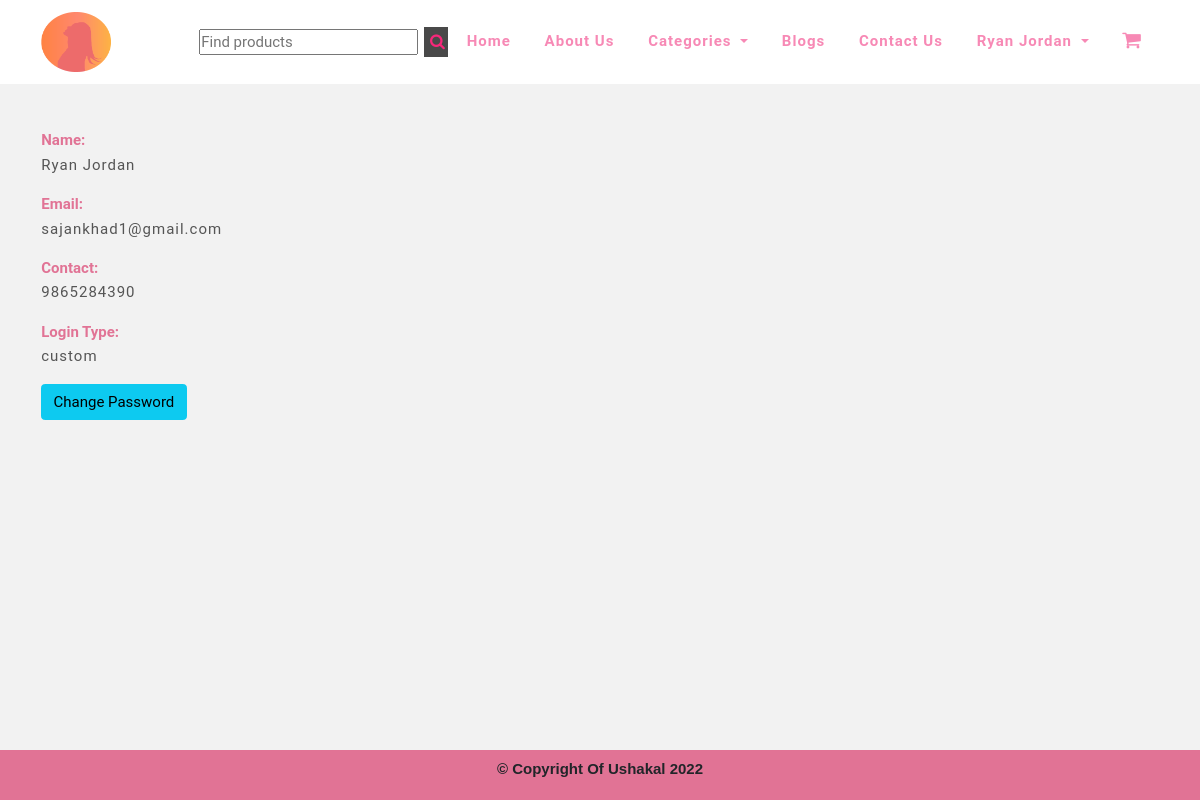
Screenshot of /public/profile.php (signed in) with the database file from the repository.
### tables this page shows
CREATE TABLE `customers` (
  `cus_id` bigint(20) NOT NULL,
  `email` varchar(255) NOT NULL,
  `password` varchar(255) NOT NULL,
  `name` varchar(255) NOT NULL,
  `login_type` varchar(255) NOT NULL,
  `contact` text NOT NULL
);

### classes/dbh.class.php (called while the page is built)
<?php
class Dbh {
    private $host = "localhost";
    private $user = "root";
    private $pwd = "";
    private $dbName = "project";
    public function connect () {
        $dsn = 'mysql:host=' . $this->host . ';dbname=' . $this->dbName;
        try{
        $pdo = new PDO($dsn, $this->user, $this->pwd);
        $pdo->setAttribute(PDO::ATTR_DEFAULT_FETCH_MODE, PDO::FETCH_ASSOC);
        $pdo->setAttribute(PDO::ATTR_ERRMODE, PDO::ERRMODE_EXCEPTION);
        return $pdo;
        }catch (PDOException $e){
            echo 'Connection failed: ' . $e->getMessage();
        }
    }
}

### classes/customer.class.php (called while the page is built, shortened)
<?php
require_once "../classes/dbh.class.php";
class Customer extends Dbh{
    public function selected($email) {
        $sql = "SELECT * FROM `customers` WHERE email = ?";
        $stmt = $this->connect()->prepare($sql);
        $stmt->execute([$email]);
        $result = $stmt->fetch();
        return $result;
    }
    public function customerDetails($id) {
        $sql = "SELECT name FROM `customers` WHERE cus_id = ?";
        $stmt = $this->connect()->prepare($sql);
        $stmt->execute([$id]);
        $result = $stmt->fetch();
        return $result;
    }
}

### public/profile.php (the view, shortened to what this page needs)
<?php
require_once "layout/header.php";
$CUSTOMER = new Customer();
$cus_data = $CUSTOMER->selected($_SESSION['customer']);
if(is_array($cus_data)){
    ?>
    <div class="container mt-5 mb-5">
        <strong>Name: </strong><p><?=$cus_data['name']?></p>
        <strong>Email: </strong><p><?=$cus_data['email']?></p>
        <strong>Contact: </strong><p><?=$cus_data['contact']?></p>
        <strong>Login Type: </strong><p><?=$cus_data['login_type']?></p>
    <?php
    }
?>
<?php
if($cus_data['login_type'] == 'custom'){
?>
<a class="btn btn-info" href="changepassword.php">Change Password</a>
</div>
<?php
}
?>
<?php require_once "layout/footer.php"; ?>

### public/layout/header.php (shortened to what this page needs)
<?php
require_once "../includes/init.php";
?>
<!DOCTYPE html>
<html lang="en">
<head>
    <link rel="stylesheet" href="https://cdn.jsdelivr.net/npm/bootstrap@5.0.1/dist/css/bootstrap.min.css">
    <link rel="stylesheet" href="https://use.fontawesome.com/releases/v5.7.2/css/all.css">
    <link rel="stylesheet" href="https://cdnjs.cloudflare.com/ajax/libs/font-awesome/4.7.0/css/font-awesome.min.css">
    <link href="layout/css/usakal.css" rel="stylesheet">
    <link href="layout/css/ui.css" rel="stylesheet" type="text/css" />
</head>
<body>
<header id="header">
  <nav id="sticky" class="navbar navbar-expand-lg navigation-wrap">
    <div class="container">
      <a class="navbar-brand" href="index.php"><img src="logos/ushakal.png" width="70" height="60"></a>
     <div>
     <div class="collapse navbar-collapse" id="navbarText">
         <ul class="navbar-nav ms-auto mb-2 mb-lg-0">
         <div class="search-container">
         <form action="search.php" method="POST">
         <input type="search" placeholder="Find products" name="search">
         <button type="submit" name="submit-search" class="button"><i class="fa fa-search" style="margin-left: 3px;"></i></button>
          </div>
           <li class="nav-item">
             <a class="nav-link <?php if($page=='index'){echo 'active';}?>"  href="index.php">Home</a>
           </li>
           <li class="nav-item">
             <a class="nav-link <?php if($page=='about'){echo 'active';}?>" href="about.php">About Us</a>
           </li>
           <li class="nav-item dropdown">
          <a class="nav-link dropdown-toggle" href="#" id="navbarDropdownMenuLink" role="button" data-bs-toggle="dropdown" aria-expanded="false">
            Categories
          </a>
                <?php
                $cs = new Customer();
                ?>
        </li>
           <li class="nav-item">
             <a class="nav-link"  href="blog.php" >Blogs</a>
           </li>
           <li class="nav-item">
             <a class="nav-link" href="contact.php">Contact Us</a>
           </li>
<?php
              if(!isset($_SESSION['customer_id'])){
?>
           <li class="nav-item">
              <a class="nav-link" href="login.php"><i class="fas fa-user"></i>
              <?php
                    echo "Login/Sign up";
               ?>
            </a>
            </li>
<?php }else{
    ?>
     <li class="nav-item dropdown">
          <a class="nav-link dropdown-toggle" href="#" id="navbarDropdownMenuLink" role="button" data-bs-toggle="dropdown" aria-expanded="false">
            <?php echo $cs->customerDetails($_SESSION['customer_id'])['name']; ?>
          </a>
        </li>
    <?php
}
?>
            <li class="nav-item">
             <a class="nav-link"  href="cart.php" ><i class="fa fa-shopping-cart" style='font-size: 20px;'></i></a>
           </li>
          </ul>
        </div>
      </div>
      </div>
    </nav>
  </header>

### public/layout/css/usakal.css (style rules this page uses)
*, *:after, *:before { -webkit-box-sizing: border-box; box-sizing: border-box; margin: 0; padding: 0; }
a, a:hover { text-decoration: none; }
ul, ol { margin: 0; padding: 0; }
:root { --primary-color: #E17395; --secondry-color: #F789B5; --third-color: #f7931e; --white-color: #fff; --text-color: #555; --text-gray: #999; --black-color: #000; --primary-font: 'Roboto', sans-serif; --secondry-font: 'Quicksand', sans-serif; }
html { scroll-behavior: smooth; }
body { font-family: var(--primary-font); font-size: 100%; font-weight: 400; background-color: #f2f2f2; }
p { font-size: 1rem; color: var(--text-color); font-weight: 400; line-height: 1.75rem; letter-spacing: 1px; }
#header { background: rgb(255, 255, 255); transition: all 0.5s; z-index: 997; padding: 0px 0; margin-top: 0px; }
.navigation-wrap { width:100%; left:0; z-index:1000; -webkit-transition:all 0.3s ease-out; transition:all 0.3s ease-out; }
.navigation-wrap .nav-item { padding:0 0.625rem; transition:all 200ms linear; }
.nav-link { font-size:1rem; font-weight: 600; text-transform: capitalize; color:var(--secondry-color); letter-spacing: 1px; }
#sticky { background: #ffffff; width: 100%; }
.search-container .button { border: none; background-color: #494949; color:#f7277a; padding:3px; text-align: center; text-decoration: none; display: inline-block; font-size: 16px; margin: 4px 2px; cursor: pointer; }
ul { list-style-type: none; }

### public/layout/css/ui.css (style rules this page uses)
html { font-size: 15px; }

### rows the page displays
customers: name "Ryan Jordan", email "sajankhad1@gmail.com", contact "9865284390", login_type "custom"
